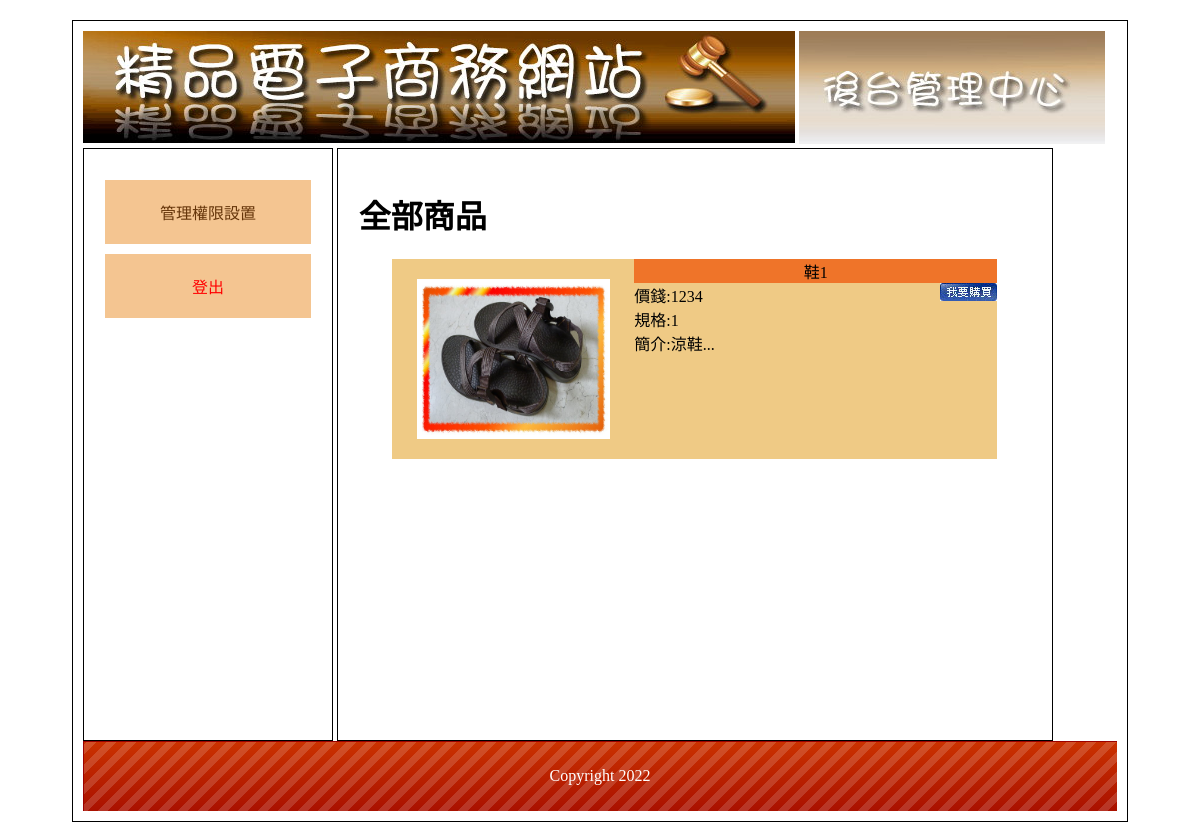
The app's page /filezilla/bq04/back.php with its own data.
### tables this page shows
CREATE TABLE `bq4_goods` (
  `id` int(10) UNSIGNED NOT NULL COMMENT '編號',
  `no` text NOT NULL COMMENT '商品編號',
  `name` text NOT NULL COMMENT '商品名稱',
  `price` int(5) NOT NULL COMMENT '商品單價',
  `stock` int(5) NOT NULL COMMENT '庫存量',
  `spec` text NOT NULL COMMENT '規格',
  `intro` text NOT NULL COMMENT '商品簡介',
  `img` text NOT NULL COMMENT '商品圖片',
  `big` int(5) NOT NULL COMMENT '大分類',
  `mid` int(5) NOT NULL COMMENT '次分類',
  `sh` int(2) NOT NULL COMMENT '上架'
);

CREATE TABLE `bq4_bottom` (
  `id` int(10) UNSIGNED NOT NULL,
  `bottom` text NOT NULL COMMENT '頁尾版權'
);

### filezilla/bq04/base.php (called while the page is built, shortened)
<?php
class DB
{
    protected $dsn = "mysql:host=localhost;charset=utf8;dbname=s1100401",
        $table,
        $pdo;
    function __construct($table)
    {
        $this->table = $table;
        $this->pdo = new PDO($this->dsn, $this->user = 's1100401', $this->pw = 's1100401');
    }
    function find($id)
    {
        $sql = "SELECT * FROM $this->table WHERE ";
        if (is_array($id)) {
            foreach ($id as $k => $v) {
                $tmp[] = "`$k`='$v'";
            }
            $sql .= implode(" AND ", $tmp);
        } else {
            $sql .= "`id`='$id'";
        }
        return $this->pdo->query($sql)->fetch(PDO::FETCH_ASSOC);
    }
    function all(...$arg)
    {
        $sql = "SELECT * FROM $this->table ";
        switch (count($arg)) {
            case 1:
                if (is_array($arg[0])) {
                    foreach ($arg[0] as $k => $v) {
                        $tmp[] = "`$k`='$v'";
                    }
                    $sql .= " WHERE " . implode(" AND ", $tmp);
                } else {
                    $sql .= $arg[0];
                }
                break;
        }
        return $this->pdo->query($sql)->fetchAll(PDO::FETCH_ASSOC);
    }
}
$Bottom = new DB('bq4_bottom');
$Goods = new DB('bq4_goods');

### filezilla/bq04/front/main.php (the view, shortened to what this page needs)
<?php
$id = $_GET['type'] ?? 0;
if ($id == 0) {
    $nav = "全部商品";
    $goods = $Goods->all(['sh' => 1]);
}
?>
<h1><?= $nav; ?></h1>
<?php
foreach ($goods as $good) {
?>
    <div class="all" style="display:flex;height:200px;">
        <div class="pp" style="width:40%">
            <a href='?do=detail&id=<?= $good['id']; ?>' style="display:flex;height:100%;justify-content:center;align-items:center">
                <img src="img/<?= $good['img']; ?>" style="width:80%;height:80%">
            </a>
        </div>
        <div class="pp" style="width:60%">
            <div class="tt ct">
                <?= $good['name']; ?>
            </div>
            <div>
                價錢:<?= $good['price']; ?>
                <a href='?do=buycart&id=<?= $good['id']; ?>&qt=1' style="float:right">
                    <img src="icon/0402.jpg">
                </a>
            </div>
            <div>規格:<?= $good['spec']; ?></div>
            <div>簡介:<?= mb_substr($good['intro'], 0, 20); ?>...</div>
        </div>
    </div>
<?php
}
?>

### filezilla/bq04/back.php (shortened to what this page needs)
<?php
include_once "base.php";
?>
<!DOCTYPE html PUBLIC "-//W3C//DTD XHTML 1.0 Transitional//EN" "http://www.w3.org/TR/xhtml1/DTD/xhtml1-transitional.dtd">
<html xmlns="http://www.w3.org/1999/xhtml">
<head>
	<link href="css/css.css" rel="stylesheet" type="text/css">
</head>
<body>
	<div id="main">
		<div id="top">
			<a href="?">
				<img src="icon/0416.jpg">
			</a>
			<img src="icon/0417.jpg">
		</div>
		<div id="left" class="ct">
			<div style="min-height:400px;">
				<a href="?do=admin">管理權限設置</a>
				<a href="javascript:logout('admin')" style="color:#f00;">登出</a>
			</div>
		</div>
		<div id="right">
			<?php
			$do = $_GET['do'] ?? "main";
			$file = "back/" . $do . ".php";
			if (file_exists($file)) {
				include $file;
			} else {
				include "front/main.php";
			}
			?>
		</div>
		<div id="bottom" style="line-height:70px; color:#FFF; background:url(icon/bot.png);" class="ct">
			<?= $Bottom->find(1)['bottom']; ?>
		</div>
	</div>
</body>
</html>

### filezilla/bq04/css/css.css (style rules this page uses)
body { font-family:"微軟正黑體"; }
#main { width:1034px; padding:10px; margin:20px auto 20px auto; border:#000 solid 1px; min-height:768px; }
#top a { color:#CE631C; text-decoration:none; }
#left { display:inline-block; width:20%; padding:2%; min-height:550px; vertical-align:top; border:#000 1px solid; }
#left a { display:block; padding:20px 5px 20px 5px; text-decoration:none; background:#F4C591; margin:10px auto 10px auto; color:#65350A; }
.ct { text-align:center; }
#right { display:inline-block; width:65%; padding:2%; min-height:550px; border:#000 1px solid; }
#bottom { height:70px; background:url(icon/bot.png); background-size:cover; }
.all { width:90%; margin:10px auto 10px auto; }
.tt { background:#EF7429; }
.pp { background:#EFCA85; }

### records on screen
bq4_goods: img (picture), name "鞋1", price "1234", spec "1", intro "涼鞋"
bq4_bottom: bottom "Copyright 2022"

### other values on screen
$nav "全部商品"
